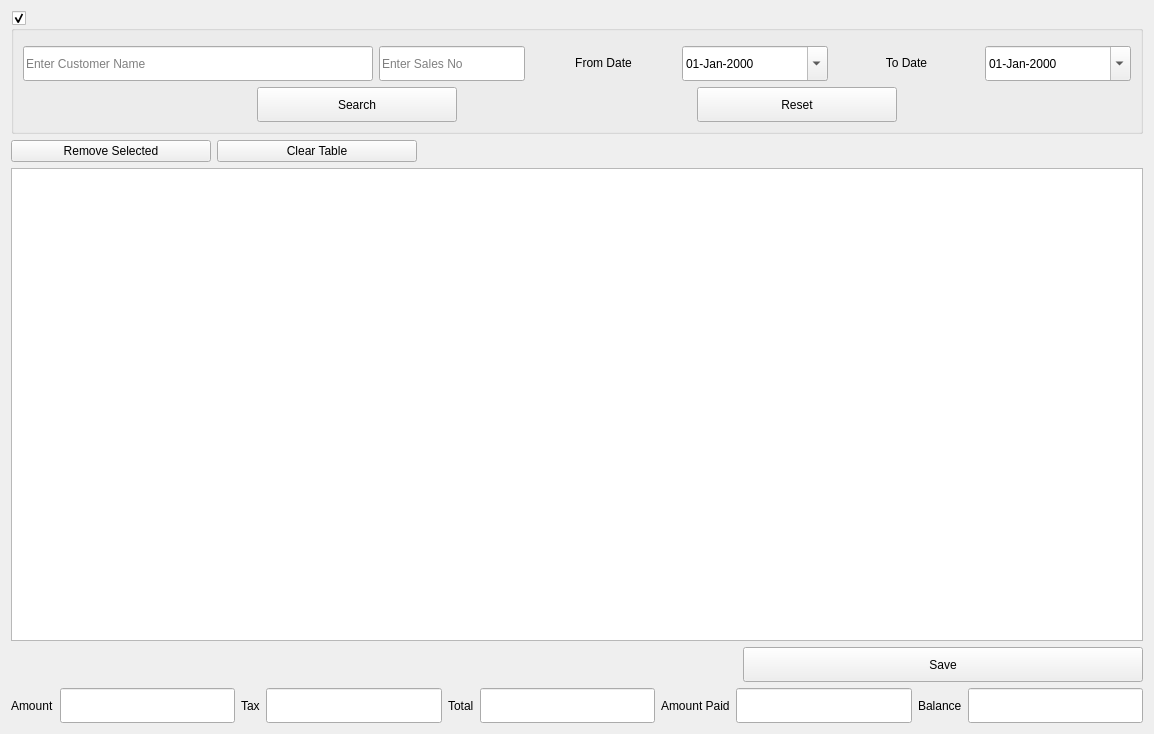
<?xml version="1.0" encoding="UTF-8"?>
<ui version="4.0">
 <class>salesReport</class>
 <widget class="QWidget" name="salesReport">
  <property name="geometry">
   <rect>
    <x>0</x>
    <y>0</y>
    <width>1154</width>
    <height>734</height>
   </rect>
  </property>
  <property name="sizePolicy">
   <sizepolicy hsizetype="Expanding" vsizetype="Preferred">
    <horstretch>0</horstretch>
    <verstretch>0</verstretch>
   </sizepolicy>
  </property>
  <property name="windowTitle">
   <string>Form</string>
  </property>
  <layout class="QGridLayout" name="gridLayout">
   <item row="0" column="0" colspan="2">
    <widget class="QGroupBox" name="groupBox">
     <property name="title">
      <string/>
     </property>
     <property name="checkable">
      <bool>true</bool>
     </property>
     <layout class="QVBoxLayout" name="verticalLayout">
      <item>
       <widget class="Header" name="widget" native="true">
        <property name="sizePolicy">
         <sizepolicy hsizetype="Preferred" vsizetype="Fixed">
          <horstretch>0</horstretch>
          <verstretch>0</verstretch>
         </sizepolicy>
        </property>
       </widget>
      </item>
      <item>
       <layout class="QHBoxLayout" name="horizontalLayout_2">
        <item>
         <widget class="QLineEdit" name="customerSearchValue">
          <property name="sizePolicy">
           <sizepolicy hsizetype="Expanding" vsizetype="Fixed">
            <horstretch>0</horstretch>
            <verstretch>0</verstretch>
           </sizepolicy>
          </property>
          <property name="minimumSize">
           <size>
            <width>350</width>
            <height>35</height>
           </size>
          </property>
          <property name="maximumSize">
           <size>
            <width>400</width>
            <height>16777215</height>
           </size>
          </property>
          <property name="placeholderText">
           <string>Enter Customer Name</string>
          </property>
         </widget>
        </item>
        <item>
         <widget class="QLineEdit" name="billSearchValue">
          <property name="sizePolicy">
           <sizepolicy hsizetype="Expanding" vsizetype="Fixed">
            <horstretch>0</horstretch>
            <verstretch>0</verstretch>
           </sizepolicy>
          </property>
          <property name="minimumSize">
           <size>
            <width>0</width>
            <height>35</height>
           </size>
          </property>
          <property name="maximumSize">
           <size>
            <width>300</width>
            <height>16777215</height>
           </size>
          </property>
          <property name="placeholderText">
           <string>Enter Sales No</string>
          </property>
         </widget>
        </item>
        <item>
         <widget class="QLabel" name="fromDateLabel">
          <property name="sizePolicy">
           <sizepolicy hsizetype="Expanding" vsizetype="Fixed">
            <horstretch>0</horstretch>
            <verstretch>0</verstretch>
           </sizepolicy>
          </property>
          <property name="minimumSize">
           <size>
            <width>0</width>
            <height>0</height>
           </size>
          </property>
          <property name="maximumSize">
           <size>
            <width>200</width>
            <height>16777215</height>
           </size>
          </property>
          <property name="text">
           <string>From Date</string>
          </property>
          <property name="alignment">
           <set>Qt::AlignCenter</set>
          </property>
         </widget>
        </item>
        <item>
         <widget class="QDateEdit" name="fromDateValue">
          <property name="sizePolicy">
           <sizepolicy hsizetype="Expanding" vsizetype="Fixed">
            <horstretch>0</horstretch>
            <verstretch>0</verstretch>
           </sizepolicy>
          </property>
          <property name="minimumSize">
           <size>
            <width>0</width>
            <height>35</height>
           </size>
          </property>
          <property name="maximumSize">
           <size>
            <width>250</width>
            <height>16777215</height>
           </size>
          </property>
          <property name="displayFormat">
           <string>dd-MMM-yyyy</string>
          </property>
          <property name="calendarPopup">
           <bool>true</bool>
          </property>
         </widget>
        </item>
        <item>
         <widget class="QLabel" name="toDateLabel">
          <property name="sizePolicy">
           <sizepolicy hsizetype="Expanding" vsizetype="Fixed">
            <horstretch>0</horstretch>
            <verstretch>0</verstretch>
           </sizepolicy>
          </property>
          <property name="minimumSize">
           <size>
            <width>0</width>
            <height>0</height>
           </size>
          </property>
          <property name="maximumSize">
           <size>
            <width>200</width>
            <height>16777215</height>
           </size>
          </property>
          <property name="text">
           <string>To Date</string>
          </property>
          <property name="alignment">
           <set>Qt::AlignCenter</set>
          </property>
         </widget>
        </item>
        <item>
         <widget class="QDateEdit" name="toDateValue">
          <property name="sizePolicy">
           <sizepolicy hsizetype="Expanding" vsizetype="Fixed">
            <horstretch>0</horstretch>
            <verstretch>0</verstretch>
           </sizepolicy>
          </property>
          <property name="minimumSize">
           <size>
            <width>0</width>
            <height>35</height>
           </size>
          </property>
          <property name="maximumSize">
           <size>
            <width>250</width>
            <height>16777215</height>
           </size>
          </property>
          <property name="displayFormat">
           <string>dd-MMM-yyyy</string>
          </property>
          <property name="calendarPopup">
           <bool>true</bool>
          </property>
         </widget>
        </item>
       </layout>
      </item>
      <item>
       <layout class="QHBoxLayout" name="horizontalLayout">
        <item>
         <widget class="QPushButton" name="searchButton">
          <property name="sizePolicy">
           <sizepolicy hsizetype="Fixed" vsizetype="Fixed">
            <horstretch>0</horstretch>
            <verstretch>0</verstretch>
           </sizepolicy>
          </property>
          <property name="minimumSize">
           <size>
            <width>0</width>
            <height>35</height>
           </size>
          </property>
          <property name="maximumSize">
           <size>
            <width>200</width>
            <height>16777215</height>
           </size>
          </property>
          <property name="text">
           <string>Search</string>
          </property>
         </widget>
        </item>
        <item>
         <widget class="QPushButton" name="resetButton">
          <property name="sizePolicy">
           <sizepolicy hsizetype="Fixed" vsizetype="Fixed">
            <horstretch>0</horstretch>
            <verstretch>0</verstretch>
           </sizepolicy>
          </property>
          <property name="minimumSize">
           <size>
            <width>0</width>
            <height>35</height>
           </size>
          </property>
          <property name="maximumSize">
           <size>
            <width>200</width>
            <height>16777215</height>
           </size>
          </property>
          <property name="text">
           <string>Reset</string>
          </property>
         </widget>
        </item>
       </layout>
      </item>
     </layout>
    </widget>
   </item>
   <item row="1" column="0" colspan="2">
    <layout class="QHBoxLayout" name="horizontalLayout_4">
     <item>
      <widget class="QPushButton" name="removeButton">
       <property name="minimumSize">
        <size>
         <width>200</width>
         <height>0</height>
        </size>
       </property>
       <property name="text">
        <string>Remove Selected</string>
       </property>
      </widget>
     </item>
     <item>
      <widget class="QPushButton" name="clearButton">
       <property name="minimumSize">
        <size>
         <width>200</width>
         <height>0</height>
        </size>
       </property>
       <property name="text">
        <string>Clear Table</string>
       </property>
      </widget>
     </item>
     <item>
      <spacer name="horizontalSpacer_2">
       <property name="orientation">
        <enum>Qt::Horizontal</enum>
       </property>
       <property name="sizeHint" stdset="0">
        <size>
         <width>40</width>
         <height>20</height>
        </size>
       </property>
      </spacer>
     </item>
    </layout>
   </item>
   <item row="2" column="0" colspan="2">
    <widget class="SalesReportTable" name="salesReportTable"/>
   </item>
   <item row="3" column="0">
    <spacer name="horizontalSpacer">
     <property name="orientation">
      <enum>Qt::Horizontal</enum>
     </property>
     <property name="sizeHint" stdset="0">
      <size>
       <width>1278</width>
       <height>20</height>
      </size>
     </property>
    </spacer>
   </item>
   <item row="3" column="1">
    <widget class="QPushButton" name="saveButton">
     <property name="sizePolicy">
      <sizepolicy hsizetype="Minimum" vsizetype="Fixed">
       <horstretch>0</horstretch>
       <verstretch>0</verstretch>
      </sizepolicy>
     </property>
     <property name="minimumSize">
      <size>
       <width>400</width>
       <height>35</height>
      </size>
     </property>
     <property name="text">
      <string>Save</string>
     </property>
    </widget>
   </item>
   <item row="4" column="0" colspan="2">
    <layout class="QHBoxLayout" name="horizontalLayout_3">
     <item>
      <widget class="QLabel" name="amountLabel">
       <property name="text">
        <string>Amount</string>
       </property>
      </widget>
     </item>
     <item>
      <widget class="QLineEdit" name="amountValue">
       <property name="minimumSize">
        <size>
         <width>0</width>
         <height>35</height>
        </size>
       </property>
       <property name="readOnly">
        <bool>true</bool>
       </property>
      </widget>
     </item>
     <item>
      <widget class="QLabel" name="taxLabel">
       <property name="text">
        <string>Tax</string>
       </property>
      </widget>
     </item>
     <item>
      <widget class="QLineEdit" name="taxValue">
       <property name="minimumSize">
        <size>
         <width>0</width>
         <height>35</height>
        </size>
       </property>
       <property name="readOnly">
        <bool>true</bool>
       </property>
      </widget>
     </item>
     <item>
      <widget class="QLabel" name="totalLabel">
       <property name="text">
        <string>Total</string>
       </property>
      </widget>
     </item>
     <item>
      <widget class="QLineEdit" name="totalValue">
       <property name="minimumSize">
        <size>
         <width>0</width>
         <height>35</height>
        </size>
       </property>
       <property name="readOnly">
        <bool>true</bool>
       </property>
      </widget>
     </item>
     <item>
      <widget class="QLabel" name="amountPaidLabel">
       <property name="text">
        <string>Amount Paid</string>
       </property>
      </widget>
     </item>
     <item>
      <widget class="QLineEdit" name="amountPaidValue">
       <property name="minimumSize">
        <size>
         <width>0</width>
         <height>35</height>
        </size>
       </property>
       <property name="readOnly">
        <bool>true</bool>
       </property>
      </widget>
     </item>
     <item>
      <widget class="QLabel" name="balanceLabel">
       <property name="text">
        <string>Balance</string>
       </property>
      </widget>
     </item>
     <item>
      <widget class="QLineEdit" name="balanceValue">
       <property name="minimumSize">
        <size>
         <width>0</width>
         <height>35</height>
        </size>
       </property>
       <property name="readOnly">
        <bool>true</bool>
       </property>
      </widget>
     </item>
    </layout>
   </item>
  </layout>
 </widget>
 <customwidgets>
  <customwidget>
   <class>Header</class>
   <extends>QWidget</extends>
   <header location="global">_widgets.header</header>
   <container>1</container>
  </customwidget>
  <customwidget>
   <class>SalesReportTable</class>
   <extends>QTableView</extends>
   <header location="global">_views.salesReportTableView</header>
  </customwidget>
 </customwidgets>
 <resources/>
 <connections/>
</ui>
